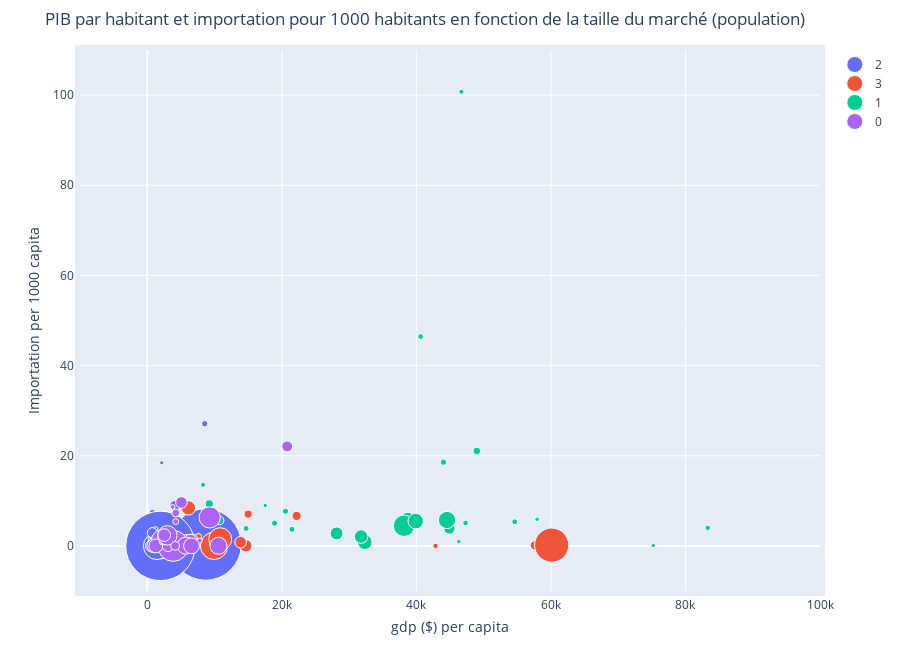

Notebook source saved alongside this figure:
### Code cell
figure = bubbleplot(
    dataset=df_indic,
    x_column="gdp ($) per capita",
    y_column="Importation per 1000 capita",
    x_title="gdp ($) per capita",
    y_title="Importation per 1000 capita",
    title="PIB par habitant et importation pour 1000 habitants en fonction de la taille du marché (population)",
    bubble_column="Area",
    size_column="Population (1000)",
    color_column="Cluster_Id",
    marker_opacity=1,
    colorscale="Portland",
    scale_bubble=0.8,
    height=650,
    show_colorbar=True,
    x_range=(-10000, 100000),
    y_range=(-10, 110)
)

iplot(figure, config={"scrollzoom": True})

### Figure 1 — Plotly figure (JSON) as saved in the notebook; plotly's stock layout.template omitted (floating-point values rounded to 4 significant figures)
{"data": [{"marker": {"opacity": 1, "size": [36300.0, 41390.0, 29820.0, 9845.0, 159700.0, 11180.0, 19190.0, 10830.0, 16010.0, 24570.0, 15020.0, 1421000.0, 5111.0, 11340.0, 24440.0, 81400.0, 106400.0, 29120.0, 12070.0, 10980.0, 1339000.0, 50220.0, 6190.0, 6953.0, 25570.0, 17670.0, 18510.0, 28650.0, 27630.0, 21600.0, 190900.0, 207900.0, 8438.0, 6867.0, 11980.0, 15420.0, 7488.0, 40810.0, 17100.0, 8880.0, 7698.0, 11430.0, 5758.0, 41170.0, 54660.0, 31960.0, 94600.0, 27830.0, 16850.0, 14240.0], "sizemode": "area", "sizeref": 555.1}, "mode": "markers", "name": "2", "text": ["Afghanistan", "Algeria", "Angola", "Azerbaijan", "Bangladesh", "Benin", "Burkina Faso", "Burundi", "Cambodia", "Cameroon", "Chad", "China", "Congo", "Cuba", "Côte d'Ivoire", "Democratic Republic of the Congo", "Ethiopia", "Ghana", "Guinea", "Haiti", "India", "Kenya", "Kyrgyzstan", "Lao People's Democratic Republic", "Madagascar", "Malawi", "Mali", "Mozambique", "Nepal", "Niger", "Nigeria", "Pakistan", "Papua New Guinea", "Paraguay", "Rwanda", "Senegal", "Sierra Leone", "Sudan", "Syrian Arab Republic", "Tajikistan", "Togo", "Tunisia", "Turkmenistan", "Uganda", "United Republic of Tanzania", "Uzbekistan", "Viet Nam", "Yemen", "Zambia", "Zimbabwe"], "type": "scatter", "x": [513.1, 4110.0, 4096.0, 4151.0, 1538.0, 1137.0, 735.0, 297.1, 1385.0, 1425.0, 692.2, 8663.0, 2155.0, 8541.0, 2111.0, 462.4, 721.8, 2026.0, 855.6, 775.9, 1961.0, 1572.0, 1244.0, 2455.0, 515.3, 359.2, 830.0, 461.4, 926.1, 517.1, 1969.0, 1456.0, 2695.0, 5681.0, 772.3, 1362.0, 499.4, 2991.0, 780.4, 848.7, 830.7, 3481.0, 6585.0, 658.7, 1001.0, 1851.0, 2366.0, 745.1, 1535.0, 1548.0], "y": [0.7972, 0, 8.917, 2.409, 0.001046, 6.34, 0.003908, 0.0003694, 0.5078, 0.0003664, 0.04002, 0.317, 18.43, 27.11, 0.007489, 1.171, 0.001664, 5.066, 2.61, 7.41, 1.345e-05, 0.001493, 3.739, 0.5938, 0, 0.01998, 0.02685, 0.7753, 0.004162, 0.101, 0.06614, 0.0003078, 2.692, 0, 0.001002, 0.0005837, 1.745, 0.01056, 1.421, 3.385, 1.976, 0.02038, 1.676, 0.00447, 0.04257, 0.2408, 0.6344, 2.935, 0.7127, 0.4128]}, {"marker": {"opacity": 1, "size": [43940.0, 24580.0, 9450.0, 11190.0, 207800.0, 18470.0, 10510.0, 8244.0, 31100.0, 31440.0, 37950.0, 145500.0, 57010.0, 23670.0, 325100.0], "sizemode": "area", "sizeref": 555.1}, "mode": "markers", "name": "3", "text": ["Argentina", "Australia", "Belarus", "Bolivia (Plurinational State of)", "Brazil", "Chile", "Dominican Republic", "Israel", "Malaysia", "Peru", "Poland", "Russian Federation", "South Africa", "Taiwan", "United States of America"], "type": "scatter", "x": [14630.0, 57630.0, 5791.0, 3351.0, 9925.0, 15000.0, 7609.0, 42850.0, 10260.0, 6711.0, 13870.0, 10840.0, 6122.0, 22202, 60120.0], "y": [0.04773, 0.1238, 1.888, 0.06165, 0.01591, 7.048, 2.062, 0, 2.144, 1.467, 0.826, 1.503, 8.426, 6.653, 0.1786]}, {"marker": {"opacity": 1, "size": [8820.0, 11420.0, 7102.0, 36730.0, 10640.0, 5732.0, 5511.0, 64840.0, 82660.0, 10570.0, 7306.0, 9730.0, 60670.0, 127500.0, 18080.0, 17020.0, 5296.0, 10290.0, 51100.0, 19650.0, 8830.0, 5448.0, 46650.0, 9905.0, 8456.0, 9487.0, 66730.0], "sizemode": "area", "sizeref": 555.1}, "mode": "markers", "name": "1", "text": ["Austria", "Belgium", "Bulgaria", "Canada", "Czechia", "Denmark", "Finland", "France", "Germany", "Greece", "Hong Kong", "Hungary", "Italy", "Japan", "Kazakhstan", "Netherlands", "Norway", "Portugal", "Republic of Korea", "Romania", "Serbia", "Slovakia", "Spain", "Sweden", "Switzerland", "United Arab Emirates", "United Kingdom of Great Britain and Northern Ireland"], "type": "scatter", "x": [47310.0, 44020.0, 8300.0, 44910.0, 20550.0, 57940.0, 46310.0, 38720.0, 44550.0, 18930.0, 46710.0, 14690.0, 32330.0, 38170.0, 9226.0, 48990.0, 75220.0, 21520.0, 31780.0, 10770.0, 6275.0, 17530.0, 28140.0, 54620.0, 83310.0, 40640.0, 39900.0], "y": [5.105, 18.58, 13.53, 3.9, 7.695, 5.899, 0.9858, 5.769, 5.746, 5.042, 100.7, 3.863, 0.8446, 4.466, 9.34, 21.08, 0.09931, 3.693, 2.082, 5.643, 0.8134, 8.959, 2.782, 5.343, 3.996, 46.44, 5.499]}, {"marker": {"opacity": 1, "size": [48910.0, 16790.0, 96440.0, 6388.0, 16910.0, 9429.0, 264700.0, 80670.0, 37550.0, 9786.0, 6819.0, 6581.0, 124800.0, 35580.0, 53380.0, 6385.0, 105200.0, 33100.0, 21130.0, 69210.0, 81120.0, 44490.0], "sizemode": "area", "sizeref": 555.1}, "mode": "markers", "name": "0", "text": ["Colombia", "Ecuador", "Egypt", "El Salvador", "Guatemala", "Honduras", "Indonesia", "Iran (Islamic Republic of)", "Iraq", "Jordan", "Lebanon", "Libya", "Mexico", "Morocco", "Myanmar", "Nicaragua", "Philippines", "Saudi Arabia", "Sri Lanka", "Thailand", "Turkey", "Ukraine"], "type": "scatter", "x": [6377.0, 6214.0, 2023.0, 3910.0, 4234.0, 2454.0, 3838.0, 5714.0, 5077.0, 4231.0, 7793.0, 3769.0, 9278.0, 3083.0, 1275.0, 2159.0, 2982.0, 20800.0, 4138.0, 6578.0, 10590.0, 2522.0], "y": [1.107, 0, 1.376, 1.648, 7.308, 0.9306, 0, 0.06887, 9.637, 5.396, 1.151, 8.656, 6.319, 0.01135, 0.0003747, 0.8185, 2.339, 22.08, 0.009939, 0.005144, 0.03393, 2.404]}], "layout": {"height": 650, "hovermode": "closest", "margin": {"b": 50, "pad": 5, "t": 50}, "showlegend": true, "title": {"text": "PIB par habitant et importation pour 1000 habitants en fonction de la taille du marché (population)"}, "xaxis": {"autorange": false, "range": [-10000, 100000], "title": {"text": "gdp ($) per capita"}, "type": "linear"}, "yaxis": {"autorange": false, "range": [-10, 110], "title": {"text": "Importation per 1000 capita"}, "type": "linear"}}}
